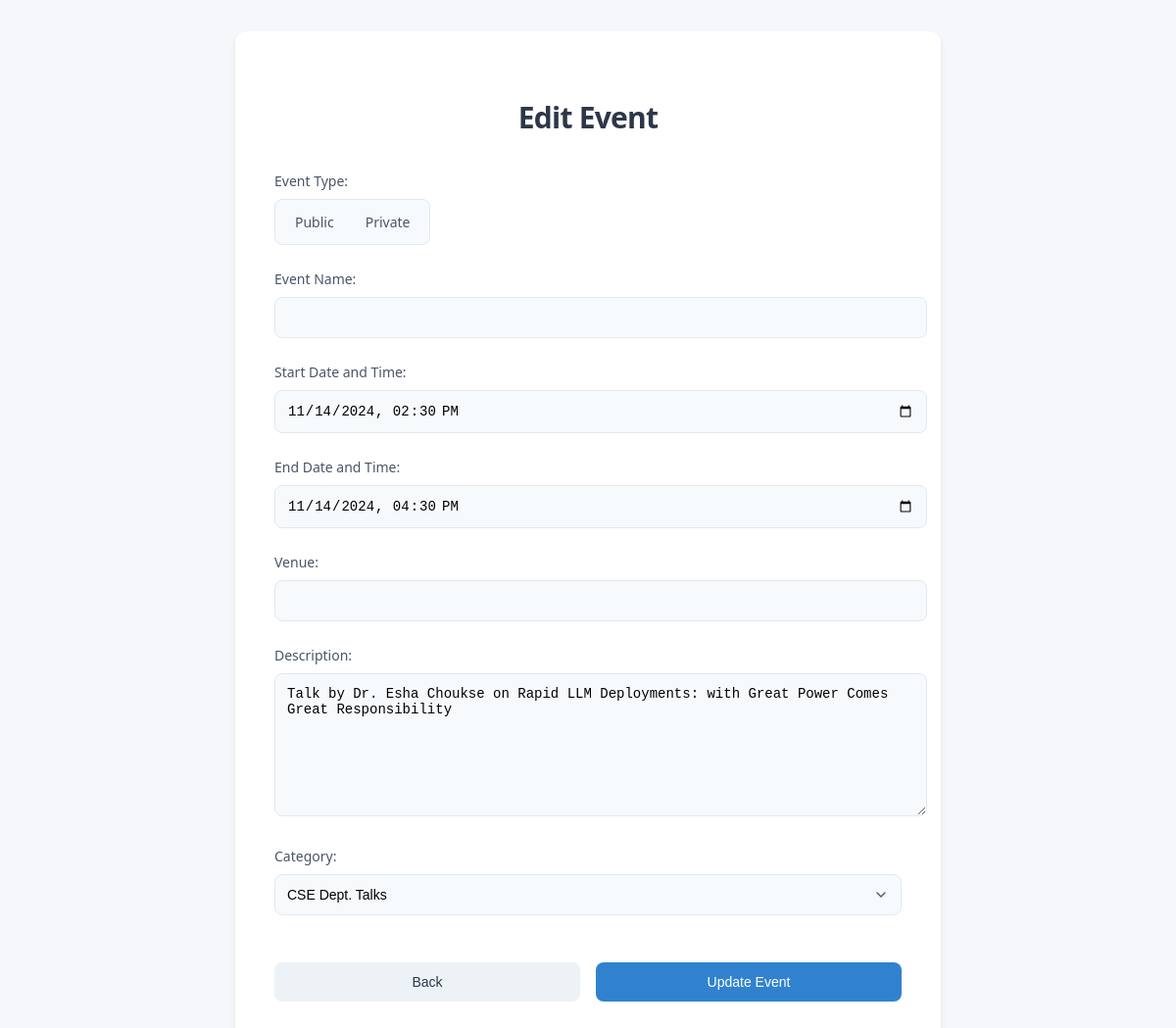
Screenshot of /update_event/1 with the database file from the repository.
### git_sl_copy/models.py (models this page shows, shortened)
class Public_Events(db.Model):
    __tablename__='public_events'
    user_id=db.Column(db.String(40),nullable=False)
    event_id=db.Column(db.String(40), primary_key=True)
    summary=db.Column(db.String(100), nullable=False)
    location=db.Column(db.String(100))
    description=db.Column(db.String(255))
    start_datetime=db.Column(db.DateTime, nullable=False)
    end_datetime=db.Column(db.DateTime, nullable=False)
    timezone=db.Column(db.String(50), default='Asia/Kolkata')
    attendees=db.Column(db.JSON)
    use_default_reminders=db.Column(db.Boolean, default=False)
    reminder_minutes=db.Column(db.Integer, default=10)
    category=db.Column(db.String(20),nullable=False)
    popularity=db.Column(db.Integer,nullable=False)
    __table_args__=(db.PrimaryKeyConstraint(event_id),)

### git_sl_copy/routes/event_routes.py (the view, shortened to what this page needs)
@event_routes.route("/update_event/<int:event_id>", methods=["GET", "POST"])
def update_event(event_id):
    event = Public_Events.query.get(event_id)
    if not event:
        return jsonify({"message": "Event not found"}), 404
    return render_template("manager_event_form.html", event=event, categories= get_categories())

### git_sl_copy/routes/event_routes.py (called while the page is built)
def get_categories():
    categories = db.session.query(Public_Events.category).distinct().all()
    category_list = [category[0] for category in categories]
    return category_list

### git_sl_copy/templates/manager_event_form.html (shortened to what this page needs)
<!DOCTYPE html>
<html lang="en">
<head>
    <link rel="stylesheet" href="{{ url_for('static', filename='css/manager_event_form_styles.css') }}">
</head>
<body>
    <div class="form-container" id="eventForm">
        <h2 id="form-heading">{{ "Edit Event" if event else "Create a New Event" }}</h2>
        <form id="event-form" action="{{ url_for('event_routes.update_event', event_id=event.event_id) if event else url_for('event_routes.create_event') }}" method="post">
            <div class="form-group">
                <label>Event Type:</label>
                <div class="radio-options">
                    <label for="public">Public</label>
                    <label for="private">Private</label>
                </div>
            </div>
            <div class="form-group">
                <label for="name">Event Name:</label>
                <input type="text" id="name" name="name" value="{{ event.name if event else '' }}" required>
            </div>
            <div class="form-group">
              <label for="start_datetime">Start Date and Time:</label>
              <input type="datetime-local" name="start_datetime"
                     value="{{ event.start_datetime.strftime('%Y-%m-%dT%H:%M') if event else '' }}" required>
            </div>
            <div class="form-group">
              <label for="end_datetime">End Date and Time:</label>
              <input type="datetime-local" name="end_datetime"
                     value="{{ event.end_datetime.strftime('%Y-%m-%dT%H:%M') if event else '' }}" required>
            </div>
            <div class="form-group">
              <label for="venue">Venue:</label>
              <input type="text" name="venue" value="{{ event.venue if event else '' }}" required>
            </div>
            <div class="form-group">
              <label for="description">Description:</label>
              <textarea name="description" required>{{ event.description if event else '' }}</textarea>
            </div>
            <div class="form-group">
                <label for="category-select">Category:</label>
                <select id="category-select" name="category" onchange="toggleNewCategoryField()">
                    {% for category in categories %}
                        <option value="{{ category }}" {% if event and event.category == category %}selected{% endif %}>{{ category }}</option>
                    {% endfor %}
                </select>
            </div>
            <div class="form-buttons">
              <button type="button" id="back-button" onclick="window.history.back();">Back</button>
              <button type="submit" id="submit-button">{{ "Update Event" if event else "Create Event" }}</button>
            </div>
        </form>
    </div>
</body>
</html>

### git_sl_copy/static/css/manager_event_form_styles.css (style rules this page uses)
body { font-family: system-ui, -apple-system, BlinkMacSystemFont, 'Segoe UI', Roboto, sans-serif; background-color: #f5f7fa; margin: 0; padding: 2rem; line-height: 1.5; color: #1a202c; }
.form-container { max-width: 640px; margin: 0 auto; padding: 2.5rem; background-color: #ffffff; border-radius: 12px; box-shadow: 0 4px 6px -1px rgba(0, 0, 0, 0.1), 0 2px 4px -1px rgba(0, 0, 0, 0.06); }
#form-heading { font-size: 1.875rem; font-weight: 600; margin-bottom: 2rem; color: #2d3748; text-align: center; letter-spacing: -0.025em; }
.form-group { margin-bottom: 1.5rem; }
.form-group label { display: block; font-size: 0.875rem; font-weight: 500; color: #4a5568; margin-bottom: 0.5rem; }
.radio-options { display: inline-flex; align-items: center; background-color: #f7fafc; border-radius: 8px; padding: 0.25rem; border: 1px solid #e2e8f0; }
.radio-options label { display: inline-block; padding: 0.5rem 1rem; margin: 0; cursor: pointer; border-radius: 6px; font-size: 0.875rem; transition: all 0.2s ease; }
.form-group input:not([type="radio"]), .form-group textarea, .form-group select { width: 100%; padding: 0.75rem; border: 1px solid #e2e8f0; border-radius: 8px; font-size: 0.875rem; background-color: #f7fafc; transition: all 0.2s ease; }
.form-group textarea { min-height: 120px; resize: vertical; }
.form-group select { appearance: none; background-repeat: no-repeat; background-position: right 0.75rem center; background-size: 1rem; padding-right: 2.5rem; }
.form-buttons { display: flex; gap: 1rem; margin-top: 2rem; }
#submit-button, #back-button { flex: 1; padding: 0.75rem 1.5rem; border: none; border-radius: 8px; font-size: 0.875rem; font-weight: 500; cursor: pointer; transition: all 0.2s ease; }
#submit-button { background-color: #3182ce; color: white; }
#back-button { background-color: #edf2f7; color: #2d3748; }

### rows the page displays
Public_Events: start_datetime "11/14/2024 14:30", end_datetime "11/14/2024 16:30", description "Talk by Dr. Esha Choukse on Rapid LLM Deployments: with Great Power Comes Great Responsibility", category "CSE Dept. Talks"

### other values shown
{{ "Edit Event" if event else "Create a New Event" }} "Edit Event"
{{ "Update Event" if event else "Create Event" }} "Update Event"
